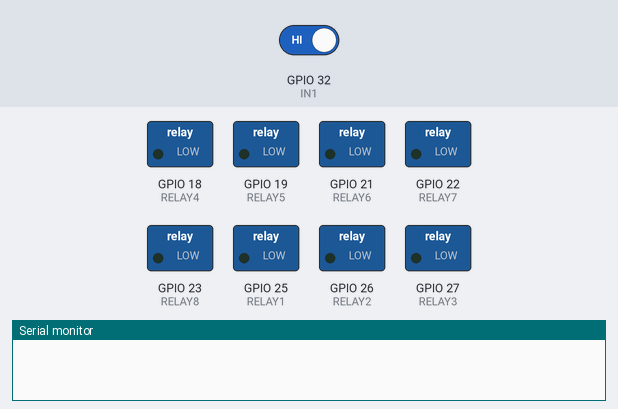
Recording of a sketch running on a simulated ESP32. On the bench: switched loads named in the sketch (green lamp = pin HIGH), the last lines printed to the serial monitor. Inputs (shaded band) come from the test bench; at power-on: GPIO 32 (IN1) HIGH.

Above: at 5.2 s.
5.3 s: GPIO 32 (IN1) driven LOW
At 5.8 s:
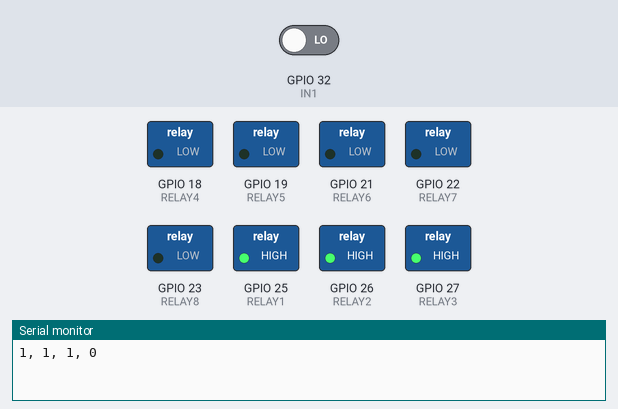
6.8 s: GPIO 32 (IN1) driven HIGH
At 8.2 s:
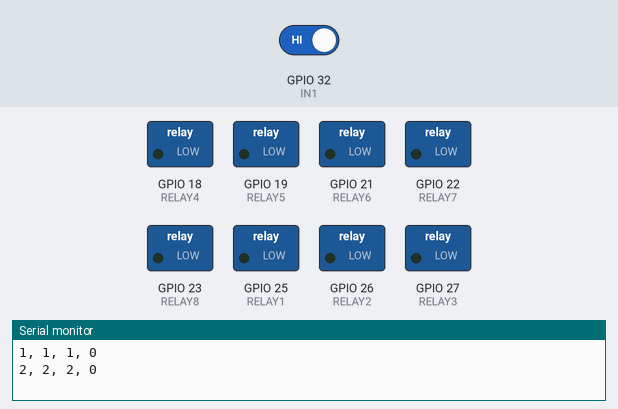
Timing chart, 0 to 9.8 s (numbered marks = the images above; inputs shaded):
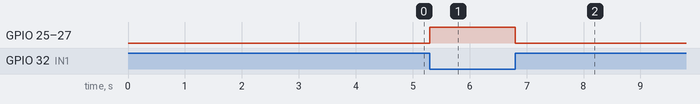

The sketch:

__main__old.ino
```cpp
#define RELAY1 25
#define RELAY2 26
#define RELAY3 27
#define RELAY4 18
#define RELAY5 19
#define RELAY6 21
#define RELAY7 22
#define RELAY8 23

#define IN1 32
#define IN2 33

typedef struct nextion_t
{
  uint8_t screen;

  uint8_t listen_new_data_state;
  uint8_t listen_buffer_counter;
  uint32_t listen_current_millis;

  int8_t generator1_state_prev;
  int8_t generator1_state_curr;
} nextion_t;
nextion_t nextion = {};


typedef struct core_t {
  uint32_t millis_curr;
  uint32_t seconds_prev;
  uint32_t seconds_curr;
  uint8_t cycle_prev;
  uint8_t cycle_curr;
} core_t;
core_t core = {};

typedef struct relay_t {
  int counter;
} relay_t;
relay_t relay_1 = {};
relay_t relay_2 = {};
relay_t relay_3 = {};
relay_t relay_4 = {};

enum screen {
  screen_splash,
  screen_generators,
  screen_settings,
  screen_info,
};

const uint8_t BUFFER_SIZE = 20;
uint8_t buffer_nextion[BUFFER_SIZE];

uint8_t nextion_page_generators_to_settings[BUFFER_SIZE] = {101, 1, 2, 1, 255, 255, 255, 0, 0, 0, 0, 0, 0, 0, 0, 0, 0, 0, 0, 0};

uint8_t nextion_page_settings_to_generators[BUFFER_SIZE] = {101, 2, 1, 1, 255, 255, 255, 0, 0, 0, 0, 0, 0, 0, 0, 0, 0, 0, 0, 0};


void nextion_exec_cmd(uint8_t *buff, uint8_t buff_size)
{
  for (uint8_t i = 0; i < buff_size; i++)
    Serial2.write(buff[i]);
}

bool compare_array(uint8_t *a, uint8_t *b)
{
  for (uint8_t i = 0; i < BUFFER_SIZE; i++) if (a[i] != b[i]) return false;
  return true;
}

void nextion_listen()
{
  if (Serial2.available())
  {
    nextion.listen_new_data_state = true;
    buffer_nextion[nextion.listen_buffer_counter] = Serial2.read();
    if (nextion.listen_buffer_counter < BUFFER_SIZE) nextion.listen_buffer_counter++;
    nextion.listen_current_millis = millis();
  }
  if (nextion.listen_new_data_state)
  {
    if ((millis() - nextion.listen_current_millis) > 10)
    {
      nextion.listen_new_data_state = false;
      nextion.listen_buffer_counter = 0;
      nextion_evaluate_serial();
      for (int i = 0; i < BUFFER_SIZE; i++) buffer_nextion[i] = 0;
    }
  }
}

void nextion_evaluate_serial()
{
  if (0) {}
  else if (compare_array(buffer_nextion, nextion_page_generators_to_settings))
  {
    nextion.screen = screen_settings;
    uint8_t buff[] = {0x70, 0x61, 0x67, 0x65, 0x20, 0x70, 0x61, 0x67, 0x65, 0x32, 0xff, 0xff, 0xff};
    nextion_exec_cmd(buff, sizeof(buff));
  }
  else if (compare_array(buffer_nextion, nextion_page_settings_to_generators))
  {
    nextion.screen = screen_generators;
    uint8_t buff[] = {0x70, 0x61, 0x67, 0x65, 0x20, 0x70, 0x61, 0x67, 0x65, 0x31, 0xff, 0xff, 0xff};
    nextion_exec_cmd(buff, sizeof(buff));
  }
}


void relay(int r1, int r2, int r3, int r4)
{
  digitalWrite(RELAY1, r1);
  digitalWrite(RELAY2, r2);
  digitalWrite(RELAY3, r3);
  digitalWrite(RELAY4, r4);
}

// -------------------------------
// ----------- NEXTION -----------
// -------------------------------
void nextion_goto_page_splash()
{
  nextion.screen = screen_splash;
  uint8_t buff[] = {0x70, 0x61, 0x67, 0x65, 0x20, 0x70, 0x61, 0x67, 0x65, 0x30, 0xff, 0xff, 0xff};
  nextion_exec_cmd(buff, sizeof(buff));
}
void nextion_goto_page_generators()
{
  nextion.screen = screen_generators;
  uint8_t buff[] = {0x70, 0x61, 0x67, 0x65, 0x20, 0x70, 0x61, 0x67, 0x65, 0x31, 0xff, 0xff, 0xff};
  nextion_exec_cmd(buff, sizeof(buff));
}
void nextion_goto_page_settings()
{
  nextion.screen = screen_settings;
  uint8_t buff[] = {0x70, 0x61, 0x67, 0x65, 0x20, 0x70, 0x61, 0x67, 0x65, 0x32, 0xff, 0xff, 0xff};
  nextion_exec_cmd(buff, sizeof(buff));
}
void nextion_goto_page_info()
{
  nextion.screen = screen_info;
  uint8_t buff[] = {0x70, 0x61, 0x67, 0x65, 0x20, 0x70, 0x61, 0x67, 0x65, 0x33, 0xff, 0xff, 0xff};
  nextion_exec_cmd(buff, sizeof(buff));
}
void nextion_manager()
{
  nextion_listen();
  if (nextion.screen == screen_generators) nextion_screen_generators_manager();
  else if (nextion.screen == screen_settings) nextion_screen_settings_manager();
  else if (nextion.screen == screen_info) nextion_screen_info_manager();
}
void nextion_screen_generators_manager()
{

}
void nextion_screen_settings_manager()
{

}
void nextion_screen_info_manager()
{

}

void setup()
{
  pinMode(RELAY1, OUTPUT);
  pinMode(RELAY2, OUTPUT);
  pinMode(RELAY3, OUTPUT);
  pinMode(RELAY4, OUTPUT);
  pinMode(RELAY5, OUTPUT);
  pinMode(RELAY6, OUTPUT);
  pinMode(RELAY7, OUTPUT);
  pinMode(RELAY8, OUTPUT);

  pinMode(IN1, INPUT);
  pinMode(IN2, INPUT);

  Serial.begin(9600);
  Serial2.begin(9600);

  delay(1000);
  nextion_goto_page_splash();
  delay(3000);
  nextion_goto_page_generators();

}

void nextion_draw_gen1(int val)
{
  // Print Val
  {
    uint8_t buff[] = {0x74, 0x30, 0x2E, 0x74, 0x78, 0x74, 0x3D, 0x22, 0x30, 0x30, 0x3A, 0x30, 0x30, 0x22, 0xff, 0xff, 0xff};
    buff[11] = (relay_1.counter % 100 / 10) + 0x30;
    buff[12] = (relay_1.counter % 10 / 1) + 0x30;
    nextion_exec_cmd(buff, sizeof(buff));
  }

  //Change Color
  if (val)
  {
    {
      uint8_t buff[] = {0x74, 0x34, 0x2E, 0x70, 0x63, 0x6F, 0x3D, 0x36, 0x35, 0x35, 0x33, 0x35, 0xff, 0xff, 0xff};
      nextion_exec_cmd(buff, sizeof(buff));
    }
    {
      uint8_t buff[] = {0x74, 0x30, 0x2E, 0x70, 0x63, 0x6F, 0x3D, 0x36, 0x35, 0x35, 0x33, 0x35, 0xff, 0xff, 0xff};
      nextion_exec_cmd(buff, sizeof(buff));
    }
  }
  else
  {
    {
      uint8_t buff[] = {0x74, 0x34, 0x2E, 0x70, 0x63, 0x6F, 0x3D, 0x34, 0x33, 0x35, 0x37, 0xff, 0xff, 0xff};
      nextion_exec_cmd(buff, sizeof(buff));
    }
    {
      uint8_t buff[] = {0x74, 0x30, 0x2E, 0x70, 0x63, 0x6F, 0x3D, 0x34, 0x33, 0x35, 0x37, 0xff, 0xff, 0xff};
      nextion_exec_cmd(buff, sizeof(buff));
    }
  }
}

void nextion_draw_gen2(int val)
{
  // Print Val
  {
    uint8_t buff[] = {0x74, 0x31, 0x2E, 0x74, 0x78, 0x74, 0x3D, 0x22, 0x30, 0x30, 0x3A, 0x30, 0x30, 0x22, 0xff, 0xff, 0xff};
    buff[11] = (relay_2.counter % 100 / 10) + 0x30;
    buff[12] = (relay_2.counter % 10 / 1) + 0x30;
    nextion_exec_cmd(buff, sizeof(buff));
  }

  //Change Color
  if (val)
  {
    {
      uint8_t buff[] = {0x74, 0x35, 0x2E, 0x70, 0x63, 0x6F, 0x3D, 0x36, 0x35, 0x35, 0x33, 0x35, 0xff, 0xff, 0xff};
      nextion_exec_cmd(buff, sizeof(buff));
    }
    {
      uint8_t buff[] = {0x74, 0x31, 0x2E, 0x70, 0x63, 0x6F, 0x3D, 0x36, 0x35, 0x35, 0x33, 0x35, 0xff, 0xff, 0xff};
      nextion_exec_cmd(buff, sizeof(buff));
    }
  }
  else
  {
    {
      uint8_t buff[] = {0x74, 0x35, 0x2E, 0x70, 0x63, 0x6F, 0x3D, 0x34, 0x33, 0x35, 0x37, 0xff, 0xff, 0xff};
      nextion_exec_cmd(buff, sizeof(buff));
    }
    {
      uint8_t buff[] = {0x74, 0x31, 0x2E, 0x70, 0x63, 0x6F, 0x3D, 0x34, 0x33, 0x35, 0x37, 0xff, 0xff, 0xff};
      nextion_exec_cmd(buff, sizeof(buff));
    }
  }
}

void nextion_draw_gen3(int val)
{
  // Print Val
  {
    uint8_t buff[] = {0x74, 0x32, 0x2E, 0x74, 0x78, 0x74, 0x3D, 0x22, 0x30, 0x30, 0x3A, 0x30, 0x30, 0x22, 0xff, 0xff, 0xff};
    buff[11] = (relay_3.counter % 100 / 10) + 0x30;
    buff[12] = (relay_3.counter % 10 / 1) + 0x30;
    nextion_exec_cmd(buff, sizeof(buff));
  }

  //Change Color
  if (val)
  {
    {
      uint8_t buff[] = {0x74, 0x36, 0x2E, 0x70, 0x63, 0x6F, 0x3D, 0x36, 0x35, 0x35, 0x33, 0x35, 0xff, 0xff, 0xff};
      nextion_exec_cmd(buff, sizeof(buff));
    }
    {
      uint8_t buff[] = {0x74, 0x32, 0x2E, 0x70, 0x63, 0x6F, 0x3D, 0x36, 0x35, 0x35, 0x33, 0x35, 0xff, 0xff, 0xff};
      nextion_exec_cmd(buff, sizeof(buff));
    }
  }
  else
  {
    {
      uint8_t buff[] = {0x74, 0x36, 0x2E, 0x70, 0x63, 0x6F, 0x3D, 0x34, 0x33, 0x35, 0x37, 0xff, 0xff, 0xff};
      nextion_exec_cmd(buff, sizeof(buff));
    }
    {
      uint8_t buff[] = {0x74, 0x32, 0x2E, 0x70, 0x63, 0x6F, 0x3D, 0x34, 0x33, 0x35, 0x37, 0xff, 0xff, 0xff};
      nextion_exec_cmd(buff, sizeof(buff));
    }
  }
}

void nextion_draw_gen4(int val)
{
  // Print Val
  /*
    {
      uint8_t buff[] = {0x74, 0x33, 0x2E, 0x74, 0x78, 0x74, 0x3D, 0x22, 0x30, 0x30, 0x3A, 0x30, 0x30, 0x22, 0xff, 0xff, 0xff};
      buff[11] = (relay_4.counter % 100 / 10) + 0x30;
      buff[12] = (relay_4.counter % 10 / 1) + 0x30;
      nextion_exec_cmd(buff, sizeof(buff));
    }
    //Change Color
    if (val)
    {
      {
        uint8_t buff[] = {0x74, 0x37, 0x2E, 0x70, 0x63, 0x6F, 0x3D, 0x36, 0x35, 0x35, 0x33, 0x35, 0xff, 0xff, 0xff};
        nextion_exec_cmd(buff, sizeof(buff));
      }
      {
        uint8_t buff[] = {0x74, 0x33, 0x2E, 0x70, 0x63, 0x6F, 0x3D, 0x36, 0x35, 0x35, 0x33, 0x35, 0xff, 0xff, 0xff};
        nextion_exec_cmd(buff, sizeof(buff));
      }
    }
    else
    {
      {
        uint8_t buff[] = {0x74, 0x37, 0x2E, 0x70, 0x63, 0x6F, 0x3D, 0x34, 0x33, 0x35, 0x37, 0xff, 0xff, 0xff};
        nextion_exec_cmd(buff, sizeof(buff));
      }
      {
        uint8_t buff[] = {0x74, 0x33, 0x2E, 0x70, 0x63, 0x6F, 0x3D, 0x34, 0x33, 0x35, 0x37, 0xff, 0xff, 0xff};
        nextion_exec_cmd(buff, sizeof(buff));
      }
    }
  */
}


void loop()
{
  nextion_manager();

  if (core.seconds_prev != core.seconds_curr)
  {
    core.seconds_prev = core.seconds_curr;

    if (core.cycle_curr == 0)
    {
      relay_1.counter++;
      relay_2.counter++;
      relay_3.counter++;
      relay_4.counter = 0;

      nextion_draw_gen1(1);
      nextion_draw_gen2(1);
      nextion_draw_gen3(1);
      nextion_draw_gen4(0);
    }
    else if (core.cycle_curr == 1)
    {
      relay_1.counter = 0;
      relay_2.counter++;
      relay_3.counter++;
      relay_4.counter++;

      nextion_draw_gen1(0);
      nextion_draw_gen2(1);
      nextion_draw_gen3(1);
      nextion_draw_gen4(1);
    }
    else if (core.cycle_curr == 2)
    {
      relay_1.counter++;
      relay_2.counter = 0;
      relay_3.counter++;
      relay_4.counter++;

      nextion_draw_gen1(1);
      nextion_draw_gen2(0);
      nextion_draw_gen3(1);
      nextion_draw_gen4(1);
    }
    else if (core.cycle_curr == 3)
    {
      relay_1.counter++;
      relay_2.counter++;
      relay_3.counter = 0;
      relay_4.counter++;

      nextion_draw_gen1(1);
      nextion_draw_gen2(1);
      nextion_draw_gen3(0);
      nextion_draw_gen4(1);
    }

    Serial.print(relay_1.counter);
    Serial.print(", ");
    Serial.print(relay_2.counter);
    Serial.print(", ");
    Serial.print(relay_3.counter);
    Serial.print(", ");
    Serial.print(relay_4.counter);
    Serial.println();
  }

  if (digitalRead(IN1) == 0)
  {
    if (millis() - core.millis_curr > 1000)
    {
      core.millis_curr = millis();
      core.seconds_curr++;
    }

    if (core.seconds_curr >= 15)
    {
      core.seconds_curr = 0;
      core.cycle_curr++;
      core.cycle_curr %= 4;
    }

    if (core.cycle_curr == 0) relay(1, 1, 1, 0);
    else if (core.cycle_curr == 1) relay(0, 1, 1, 1);
    else if (core.cycle_curr == 2) relay(1, 0, 1, 1);
    else if (core.cycle_curr == 3) relay(1, 1, 0, 1);
  }
  else
  {
    relay(0, 0, 0, 0);
  }
}
```

Measured:
- after the input at 5.3 s, GPIO 25 (RELAY1), GPIO 26 (RELAY2), GPIO 27 (RELAY3): LOW → HIGH at once
- after the input at 6.8 s, GPIO 25 (RELAY1), GPIO 26 (RELAY2), GPIO 27 (RELAY3): HIGH → LOW at once
